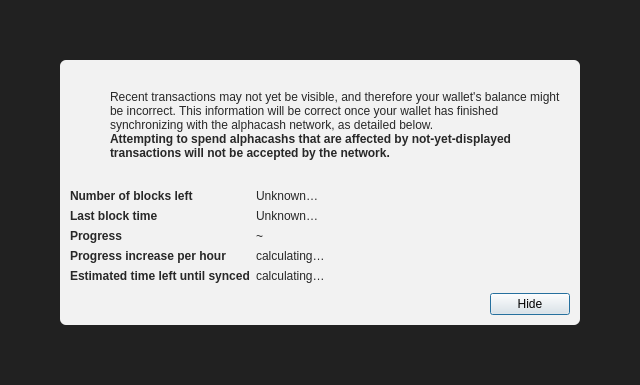
<?xml version="1.0" encoding="UTF-8"?>
<ui version="4.0">
 <class>ModalOverlay</class>
 <widget class="QWidget" name="ModalOverlay">
  <property name="geometry">
   <rect>
    <x>0</x>
    <y>0</y>
    <width>640</width>
    <height>385</height>
   </rect>
  </property>
  <property name="windowTitle">
   <string>Form</string>
  </property>
  <layout class="QVBoxLayout" name="verticalLayout" stretch="0">
   <property name="sizeConstraint">
    <enum>QLayout::SetDefaultConstraint</enum>
   </property>
   <property name="leftMargin">
    <number>0</number>
   </property>
   <property name="topMargin">
    <number>0</number>
   </property>
   <property name="rightMargin">
    <number>0</number>
   </property>
   <property name="bottomMargin">
    <number>0</number>
   </property>
   <item>
    <widget class="QWidget" name="bgWidget" native="true">
     <property name="styleSheet">
      <string notr="true">#bgWidget { background: rgba(0,0,0,220); }</string>
     </property>
     <layout class="QVBoxLayout" name="verticalLayoutMain" stretch="1">
      <property name="leftMargin">
       <number>60</number>
      </property>
      <property name="topMargin">
       <number>60</number>
      </property>
      <property name="rightMargin">
       <number>60</number>
      </property>
      <property name="bottomMargin">
       <number>60</number>
      </property>
      <item>
       <widget class="QWidget" name="contentWidget" native="true">
        <property name="styleSheet">
         <string notr="true">#contentWidget { background: rgba(255,255,255,240); border-radius: 6px; }

QLabel { color: rgb(40,40,40);  }</string>
        </property>
        <layout class="QVBoxLayout" name="verticalLayoutSub" stretch="1,0,0,0">
         <property name="spacing">
          <number>0</number>
         </property>
         <property name="leftMargin">
          <number>10</number>
         </property>
         <property name="topMargin">
          <number>10</number>
         </property>
         <property name="rightMargin">
          <number>10</number>
         </property>
         <property name="bottomMargin">
          <number>10</number>
         </property>
         <item>
          <layout class="QHBoxLayout" name="horizontalLayoutIconText" stretch="0,1">
           <property name="topMargin">
            <number>20</number>
           </property>
           <item>
            <layout class="QVBoxLayout" name="verticalLayoutIcon">
             <property name="leftMargin">
              <number>0</number>
             </property>
             <item>
              <widget class="QPushButton" name="warningIcon">
               <property name="enabled">
                <bool>false</bool>
               </property>
               <property name="text">
                <string/>
               </property>
               <property name="icon">
                <iconset>
                 <normaloff>:/icons/warning</normaloff>
                 <disabledoff>:/icons/warning</disabledoff>:/icons/warning</iconset>
               </property>
               <property name="iconSize">
                <size>
                 <width>48</width>
                 <height>48</height>
                </size>
               </property>
               <property name="flat">
                <bool>true</bool>
               </property>
              </widget>
             </item>
             <item>
              <spacer name="verticalSpacerWarningIcon">
               <property name="orientation">
                <enum>Qt::Vertical</enum>
               </property>
               <property name="sizeHint" stdset="0">
                <size>
                 <width>20</width>
                 <height>40</height>
                </size>
               </property>
              </spacer>
             </item>
            </layout>
           </item>
           <item>
            <layout class="QVBoxLayout" name="verticalLayoutInfoText">
             <property name="leftMargin">
              <number>0</number>
             </property>
             <property name="topMargin">
              <number>0</number>
             </property>
             <item>
              <widget class="QLabel" name="infoText">
               <property name="text">
                <string>Recent transactions may not yet be visible, and therefore your wallet's balance might be incorrect. This information will be correct once your wallet has finished synchronizing with the alphacash network, as detailed below.</string>
               </property>
               <property name="textFormat">
                <enum>Qt::RichText</enum>
               </property>
               <property name="wordWrap">
                <bool>true</bool>
               </property>
              </widget>
             </item>
             <item>
              <widget class="QLabel" name="infoTextStrong">
               <property name="font">
                <font>
                 <weight>75</weight>
                 <bold>true</bold>
                </font>
               </property>
               <property name="text">
                <string>Attempting to spend alphacashs that are affected by not-yet-displayed transactions will not be accepted by the network.</string>
               </property>
               <property name="textFormat">
                <enum>Qt::RichText</enum>
               </property>
               <property name="wordWrap">
                <bool>true</bool>
               </property>
              </widget>
             </item>
             <item>
              <spacer name="verticalSpacerInTextSpace">
               <property name="orientation">
                <enum>Qt::Vertical</enum>
               </property>
               <property name="sizeHint" stdset="0">
                <size>
                 <width>20</width>
                 <height>40</height>
                </size>
               </property>
              </spacer>
             </item>
            </layout>
           </item>
          </layout>
         </item>
         <item>
          <spacer name="verticalSpacerAfterText">
           <property name="orientation">
            <enum>Qt::Vertical</enum>
           </property>
           <property name="sizeHint" stdset="0">
            <size>
             <width>20</width>
             <height>40</height>
            </size>
           </property>
          </spacer>
         </item>
         <item>
          <layout class="QFormLayout" name="formLayout">
           <property name="fieldGrowthPolicy">
            <enum>QFormLayout::FieldsStayAtSizeHint</enum>
           </property>
           <property name="horizontalSpacing">
            <number>6</number>
           </property>
           <property name="verticalSpacing">
            <number>6</number>
           </property>
           <property name="topMargin">
            <number>10</number>
           </property>
           <item row="0" column="0">
            <widget class="QLabel" name="labelNumberOfBlocksLeft">
             <property name="font">
              <font>
               <weight>75</weight>
               <bold>true</bold>
              </font>
             </property>
             <property name="text">
              <string>Number of blocks left</string>
             </property>
            </widget>
           </item>
           <item row="0" column="1">
            <widget class="QLabel" name="numberOfBlocksLeft">
             <property name="text">
              <string>Unknown…</string>
             </property>
            </widget>
           </item>
           <item row="1" column="0">
            <widget class="QLabel" name="labelLastBlockTime">
             <property name="font">
              <font>
               <weight>75</weight>
               <bold>true</bold>
              </font>
             </property>
             <property name="text">
              <string>Last block time</string>
             </property>
            </widget>
           </item>
           <item row="1" column="1">
            <widget class="QLabel" name="newestBlockDate">
             <property name="sizePolicy">
              <sizepolicy hsizetype="Maximum" vsizetype="Preferred">
               <horstretch>0</horstretch>
               <verstretch>0</verstretch>
              </sizepolicy>
             </property>
             <property name="text">
              <string>Unknown…</string>
             </property>
            </widget>
           </item>
           <item row="2" column="0">
            <widget class="QLabel" name="labelSyncDone">
             <property name="font">
              <font>
               <weight>75</weight>
               <bold>true</bold>
              </font>
             </property>
             <property name="text">
              <string>Progress</string>
             </property>
            </widget>
           </item>
           <item row="2" column="1">
            <layout class="QHBoxLayout" name="horizontalLayoutSync" stretch="0,1">
             <item>
              <widget class="QLabel" name="percentageProgress">
               <property name="text">
                <string notr="true">~</string>
               </property>
              </widget>
             </item>
            </layout>
           </item>
           <item row="4" column="0">
            <widget class="QLabel" name="labelProgressIncrease">
             <property name="font">
              <font>
               <weight>75</weight>
               <bold>true</bold>
              </font>
             </property>
             <property name="text">
              <string>Progress increase per hour</string>
             </property>
            </widget>
           </item>
           <item row="4" column="1">
            <widget class="QLabel" name="progressIncreasePerH">
             <property name="text">
              <string>calculating…</string>
             </property>
            </widget>
           </item>
           <item row="5" column="0">
            <widget class="QLabel" name="labelEstimatedTimeLeft">
             <property name="font">
              <font>
               <weight>75</weight>
               <bold>true</bold>
              </font>
             </property>
             <property name="text">
              <string>Estimated time left until synced</string>
             </property>
            </widget>
           </item>
           <item row="5" column="1">
            <widget class="QLabel" name="expectedTimeLeft">
             <property name="text">
              <string>calculating…</string>
             </property>
            </widget>
           </item>
          </layout>
         </item>
         <item>
          <layout class="QHBoxLayout" name="horizontalLayoutButtons">
           <property name="leftMargin">
            <number>10</number>
           </property>
           <property name="topMargin">
            <number>10</number>
           </property>
           <item>
            <spacer name="horizontalSpacer">
             <property name="orientation">
              <enum>Qt::Horizontal</enum>
             </property>
             <property name="sizeHint" stdset="0">
              <size>
               <width>40</width>
               <height>20</height>
              </size>
             </property>
            </spacer>
           </item>
           <item>
            <widget class="QPushButton" name="closeButton">
             <property name="text">
              <string>Hide</string>
             </property>
             <property name="shortcut">
              <string>Esc</string>
             </property>
             <property name="focusPolicy">
              <enum>Qt::StrongFocus</enum>
             </property>
             <property name="default">
              <bool>true</bool>
             </property>
            </widget>
           </item>
          </layout>
         </item>
        </layout>
       </widget>
      </item>
     </layout>
    </widget>
   </item>
  </layout>
 </widget>
 <resources/>
 <connections/>
</ui>
